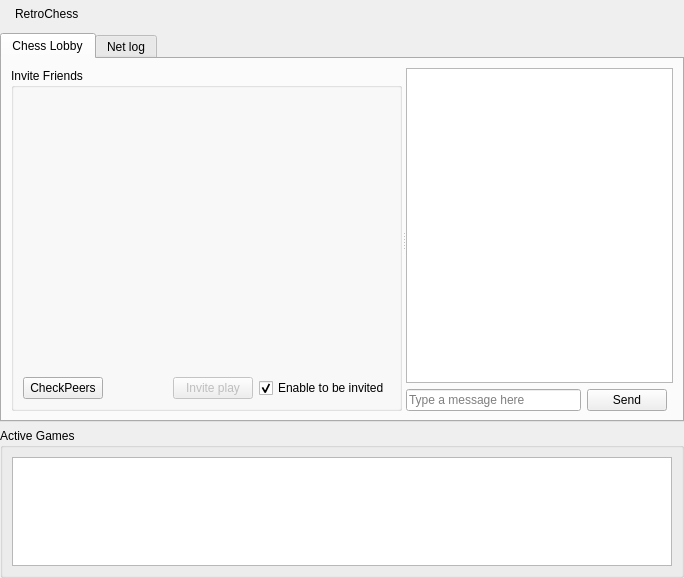
<?xml version="1.0" encoding="UTF-8"?>
<ui version="4.0">
 <class>NEMainpage</class>
 <widget class="QWidget" name="NEMainpage">
  <property name="geometry">
   <rect>
    <x>0</x>
    <y>0</y>
    <width>684</width>
    <height>578</height>
   </rect>
  </property>
  <property name="windowTitle">
   <string>Form</string>
  </property>
  <layout class="QGridLayout" name="gridLayout_6">
   <property name="leftMargin">
    <number>0</number>
   </property>
   <property name="topMargin">
    <number>0</number>
   </property>
   <property name="rightMargin">
    <number>0</number>
   </property>
   <property name="bottomMargin">
    <number>0</number>
   </property>
   <item row="0" column="0">
    <widget class="QFrame" name="titleBarFrame">
     <property name="sizePolicy">
      <sizepolicy hsizetype="Preferred" vsizetype="Maximum">
       <horstretch>0</horstretch>
       <verstretch>0</verstretch>
      </sizepolicy>
     </property>
     <property name="frameShape">
      <enum>QFrame::NoFrame</enum>
     </property>
     <property name="frameShadow">
      <enum>QFrame::Raised</enum>
     </property>
     <layout class="QHBoxLayout" name="horizontalLayout_2">
      <property name="leftMargin">
       <number>2</number>
      </property>
      <property name="topMargin">
       <number>2</number>
      </property>
      <property name="rightMargin">
       <number>2</number>
      </property>
      <property name="bottomMargin">
       <number>2</number>
      </property>
      <item>
       <widget class="QLabel" name="titleBarPixmap">
        <property name="maximumSize">
         <size>
          <width>24</width>
          <height>24</height>
         </size>
        </property>
        <property name="text">
         <string/>
        </property>
        <property name="pixmap">
         <pixmap resource="RetroChess_images.qrc">:/images/retrochess.png</pixmap>
        </property>
        <property name="scaledContents">
         <bool>true</bool>
        </property>
       </widget>
      </item>
      <item>
       <widget class="StyledLabel" name="titleBarLabel">
        <property name="text">
         <string>RetroChess</string>
        </property>
       </widget>
      </item>
      <item>
       <spacer>
        <property name="orientation">
         <enum>Qt::Horizontal</enum>
        </property>
        <property name="sizeHint" stdset="0">
         <size>
          <width>123</width>
          <height>13</height>
         </size>
        </property>
       </spacer>
      </item>
      <item>
       <widget class="QToolButton" name="helpButton">
        <property name="focusPolicy">
         <enum>Qt::NoFocus</enum>
        </property>
        <property name="icon">
         <iconset>
          <normaloff>:/icons/help_64.png</normaloff>:/icons/help_64.png</iconset>
        </property>
        <property name="checkable">
         <bool>true</bool>
        </property>
        <property name="autoRaise">
         <bool>true</bool>
        </property>
       </widget>
      </item>
     </layout>
    </widget>
   </item>
   <item row="1" column="0">
    <widget class="QTabWidget" name="tabWidget">
     <property name="currentIndex">
      <number>0</number>
     </property>
     <widget class="QWidget" name="tab">
      <attribute name="title">
       <string>Chess Lobby</string>
      </attribute>
      <layout class="QGridLayout" name="gridLayout_3">
       <item row="0" column="0">
        <widget class="QSplitter" name="splitter">
         <property name="orientation">
          <enum>Qt::Horizontal</enum>
         </property>
         <widget class="QGroupBox" name="groupBox_2">
          <property name="title">
           <string>Invite Friends</string>
          </property>
          <layout class="QGridLayout" name="gridLayout_5">
           <item row="1" column="0">
            <widget class="QPushButton" name="filterPeersButton">
             <property name="text">
              <string>CheckPeers</string>
             </property>
            </widget>
           </item>
           <item row="1" column="2">
            <widget class="QPushButton" name="inviteButton">
             <property name="enabled">
              <bool>false</bool>
             </property>
             <property name="text">
              <string>Invite play</string>
             </property>
            </widget>
           </item>
           <item row="1" column="1">
            <spacer name="horizontalSpacer_2">
             <property name="orientation">
              <enum>Qt::Horizontal</enum>
             </property>
             <property name="sizeHint" stdset="0">
              <size>
               <width>41</width>
               <height>20</height>
              </size>
             </property>
            </spacer>
           </item>
           <item row="1" column="3">
            <widget class="QCheckBox" name="check_enableBeInvited">
             <property name="enabled">
              <bool>true</bool>
             </property>
             <property name="text">
              <string>Enable to be invited</string>
             </property>
             <property name="checked">
              <bool>true</bool>
             </property>
            </widget>
           </item>
           <item row="0" column="0" colspan="4">
            <widget class="FriendSelectionWidget" name="friendSelectionWidget" native="true">
             <property name="contextMenuPolicy">
              <enum>Qt::CustomContextMenu</enum>
             </property>
            </widget>
           </item>
          </layout>
         </widget>
         <widget class="QWidget" name="layoutWidget">
          <layout class="QGridLayout" name="gridLayout">
           <item row="0" column="0" colspan="3">
            <layout class="QHBoxLayout" name="horizontalLayout"/>
           </item>
           <item row="1" column="0" colspan="3">
            <widget class="QListWidget" name="listWidget"/>
           </item>
           <item row="2" column="0">
            <widget class="QLineEdit" name="msgInput">
             <property name="placeholderText">
              <string>Type a message here</string>
             </property>
            </widget>
           </item>
           <item row="2" column="1">
            <widget class="QPushButton" name="broadcastButton">
             <property name="text">
              <string>Send</string>
             </property>
            </widget>
           </item>
          </layout>
         </widget>
        </widget>
       </item>
      </layout>
     </widget>
     <widget class="QWidget" name="tab_2">
      <attribute name="title">
       <string>Net log</string>
      </attribute>
      <layout class="QGridLayout" name="gridLayout_2">
       <item row="0" column="0">
        <widget class="QListWidget" name="netLogWidget"/>
       </item>
      </layout>
     </widget>
    </widget>
   </item>
   <item row="2" column="0">
    <widget class="QGroupBox" name="groupBox">
     <property name="sizePolicy">
      <sizepolicy hsizetype="Preferred" vsizetype="Preferred">
       <horstretch>0</horstretch>
       <verstretch>0</verstretch>
      </sizepolicy>
     </property>
     <property name="maximumSize">
      <size>
       <width>16777215</width>
       <height>150</height>
      </size>
     </property>
     <property name="title">
      <string>Active Games</string>
     </property>
     <layout class="QGridLayout" name="gridLayout_4">
      <item row="0" column="0">
       <widget class="QListWidget" name="active_games"/>
      </item>
     </layout>
    </widget>
   </item>
  </layout>
 </widget>
 <customwidgets>
  <customwidget>
   <class>StyledLabel</class>
   <extends>QLabel</extends>
   <header>gui/common/StyledLabel.h</header>
  </customwidget>
  <customwidget>
   <class>FriendSelectionWidget</class>
   <extends>QWidget</extends>
   <header>gui/common/FriendSelectionWidget.h</header>
   <container>1</container>
  </customwidget>
 </customwidgets>
 <resources>
  <include location="RetroChess_images.qrc"/>
 </resources>
 <connections/>
</ui>
